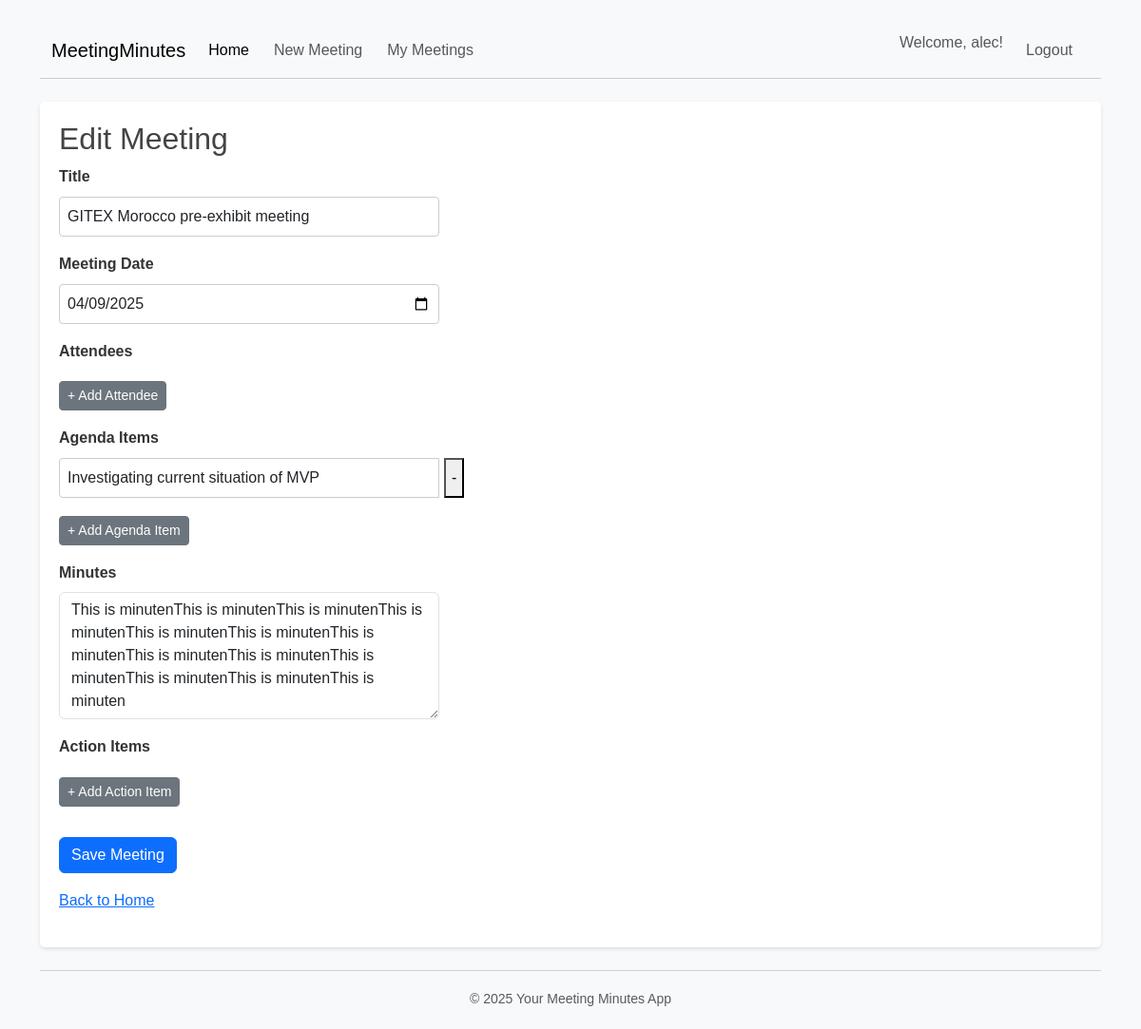
The app's page /meeting/3/edit (signed in), older data.
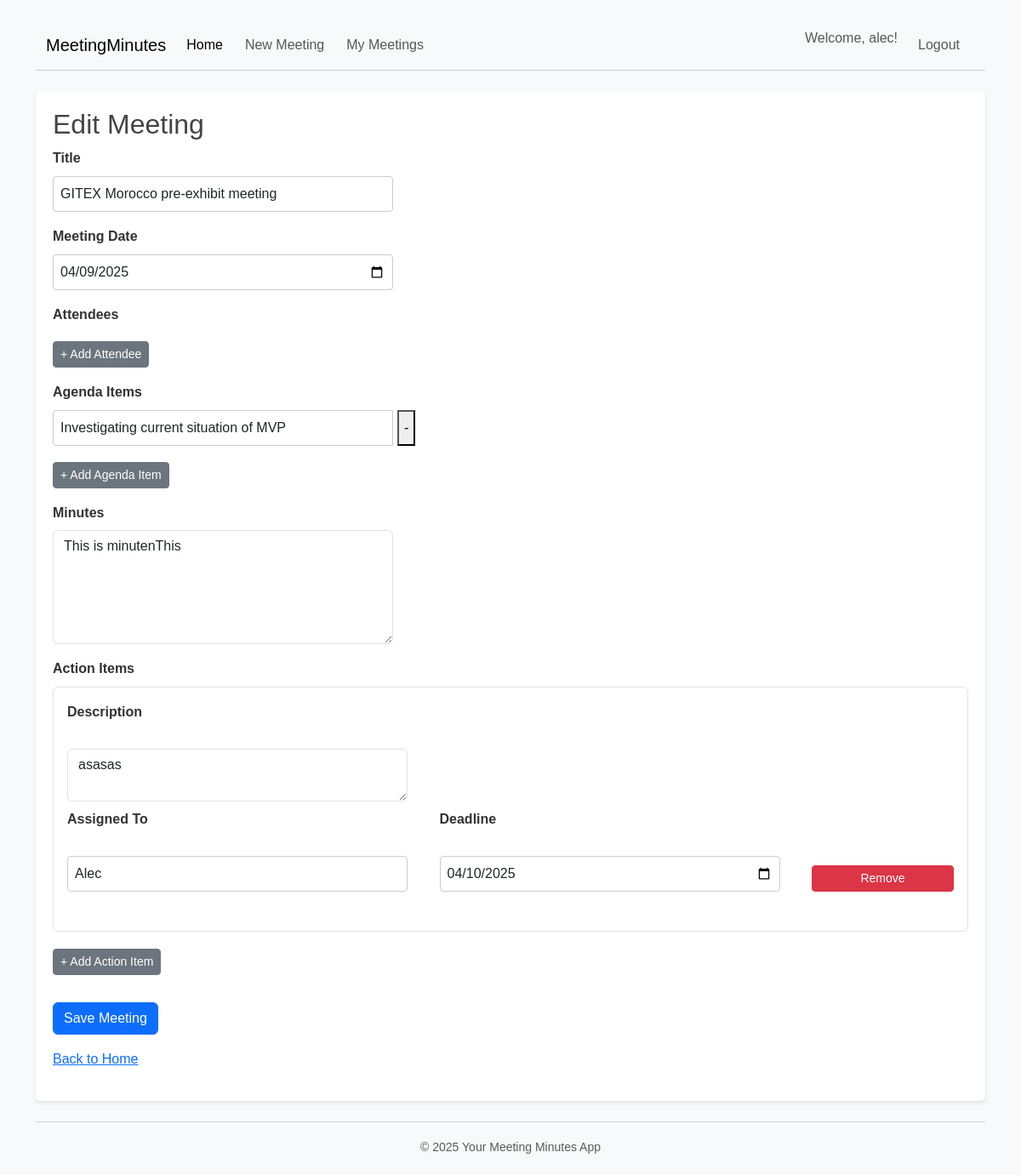
The same page, newer data.
### app.py (models this page shows, shortened)
class Meeting(db.Model):
    id = db.Column(db.Integer, primary_key=True)
    title = db.Column(db.String(100), nullable=False) # Meeting title, required
    meeting_date = db.Column(db.DateTime, nullable=False, default=datetime.datetime.utcnow)
    attendees = db.Column(db.Text, nullable=True) # Optional for now
    agenda = db.Column(db.Text, nullable=False) # Required
    minutes = db.Column(db.Text, nullable=True) # Optional
    action_items = db.Column(db.Text, nullable=True) # Optional
    date_posted = db.Column(db.DateTime, nullable=False, default=datetime.datetime.utcnow)
    user_id = db.Column(db.Integer, db.ForeignKey('user.id'), nullable=False)

### app.py (the view)
@app.route("/meeting/<int:meeting_id>/edit", methods=['GET', 'POST'])
@login_required
def edit_meeting(meeting_id):
    meeting = Meeting.query.get_or_404(meeting_id)
    if meeting.author != current_user:
        abort(403)
    form = MeetingForm()
    if form.validate_on_submit(): # Handle POST request
        agenda_list_from_form = form.agenda_items.data
        agenda_list_filtered = [item for item in agenda_list_from_form if isinstance(item, str) and item.strip()]
        agenda_json_string = json.dumps(agenda_list_filtered)
        attendees_list_from_form = form.attendees.data
        attendees_list_filtered = [item for item in attendees_list_from_form if isinstance(item, str) and item.strip()]
        attendees_json_string = json.dumps(attendees_list_filtered)
        action_items_data = form.action_items.data
        serializable_action_items = []
        for item in action_items_data:
            if isinstance(item.get('deadline'), datetime.date):
                item['deadline'] = item['deadline'].isoformat()
            serializable_action_items.append(item)
        action_items_json_string = json.dumps(serializable_action_items)
        meeting.title = form.title.data
        meeting.meeting_date = form.meeting_date.data
        meeting.attendees = attendees_json_string
        meeting.agenda = agenda_json_string
        meeting.minutes = form.minutes.data
        meeting.action_items = action_items_json_string
        db.session.commit()
        flash('Your meeting has been updated!', 'success')
        return redirect(url_for('meeting_detail', meeting_id=meeting.id))
    elif request.method == 'GET': # Handle GET request
        try:
            agenda_list = json.loads(meeting.agenda or '[]')
            if not isinstance(agenda_list, list): agenda_list = []
        except: agenda_list = []
        try:
            attendees_list = json.loads(meeting.attendees or '[]')
            if not isinstance(attendees_list, list): attendees_list = []
        except: attendees_list = []
        try:
            action_items_list = json.loads(meeting.action_items or '[]')
            if not isinstance(action_items_list, list): action_items_list = []
        except: action_items_list = []
        form.title.data = meeting.title
        form.meeting_date.data = meeting.meeting_date
        form.minutes.data = meeting.minutes
        print(f"FINAL CHECK [EDIT GET] - Passing action_items_list: {action_items_list}")
        return render_template('create_meeting.html', title='Edit Meeting', form=form, legend='Edit Meeting',
                               attendees_list=attendees_list,
                               agenda_list=agenda_list,
                               action_items_list=action_items_list) # Pass the list here
    return render_template('create_meeting.html', title='Edit Meeting', form=form, legend='Edit Meeting')

### app.py
class MeetingForm(FlaskForm):
    title = StringField('Title', validators=[DataRequired()])
    meeting_date = DateField('Meeting Date', format='%Y-%m-%d', validators=[DataRequired()])
    attendees = FieldList(StringField('Attendee'), min_entries=0, label='Attendees')
    agenda_items = FieldList(StringField('Agenda Item', validators=[DataRequired()]), min_entries=0, label='Agenda Items')
    minutes = TextAreaField('Minutes')
    action_items = FieldList(
        FormField(ActionItemForm), # Embed ActionItemForm using FormField
        min_entries=0,
        label='Action Items'
    )
    submit = SubmitField('Save Meeting')

### app.py (called while the page is built)
@login_manager.user_loader
def load_user(user_id):
    try:
        return User.query.get(int(user_id))
    except ValueError:
        return None
    except Exception as e:
        app.logger.error(f"Error loading user {user_id}: {e}")
        return None

### templates/create_meeting.html (shortened to what the changed rows need)
{% extends 'base.html' %}
{% block content %}
    <h2>{{ legend }}</h2>
    <form method="POST" action="">
        <fieldset>
            <div class="mb-3">
                <label for="{{ form.title.id }}" class="form-label">{{ form.title.label.text }}</label>
                {{ form.title(class="form-control", size=30) }}
            </div>
            <div class="mb-3">
                <label for="{{ form.meeting_date.id }}" class="form-label">{{ form.meeting_date.label.text }}</label>
                {{ form.meeting_date(class="form-control") }}
            </div>
             <div class="mb-3">
                <label for="{{ form.minutes.id }}" class="form-label">{{ form.minutes.label.text }}</label>
                {{ form.minutes(rows=5, class="form-control") }}
            </div>
            <div class="mb-3">
                <div id="action-items-container">
                    {% for item_data in action_items_list %}
                        <div class="action-item-group border p-3 mb-3 rounded">
                            <div class="mb-2">
                                <label for="action_items-{{ loop.index0 }}-description">Description</label><br>
                                <textarea name="action_items-{{ loop.index0 }}-description"
                                          id="action_items-{{ loop.index0 }}-description"
                                          class="form-control" rows="2">{{ item_data.get('description', '') }}</textarea>
                            </div>
                            <div class="row g-2 align-items-end">
                                <div class="col-md-5">
                                    <label for="action_items-{{ loop.index0 }}-assigned_to">Assigned To</label><br>
                                    <input type="text" name="action_items-{{ loop.index0 }}-assigned_to"
                                           id="action_items-{{ loop.index0 }}-assigned_to"
                                           value="{{ item_data.get('assigned_to', '') }}"
                                           class="form-control">
                               </div>
                                <div class="col-md-5">
                                     <label for="action_items-{{ loop.index0 }}-deadline">Deadline</label><br>
                                    <input type="date" name="action_items-{{ loop.index0 }}-deadline"
                                           id="action_items-{{ loop.index0 }}-deadline"
                                           value="{{ item_data.get('deadline', '') }}"
                                           class="form-control">
                               </div>
                                <div class="col-md-2">
                                    <button type="button" class="btn btn-danger btn-sm w-100 remove-action-item">Remove</button>
                                </div>
                            </div>
                        </div>
                    {% endfor %}
                </div>
            </div>
        </fieldset>
    </form>
{% endblock %}

Row changes from the older to the newer data that the page shows:
changed Meeting "GITEX Morocco pre-exhibit meeting": minutes "This is minutenThis is minutenThis is minutenThis is minutenThis is minutenThis is minutenThis is minutenThis is minutenThis is minutenThis is minutenThis is minutenThis is minutenThis is minuten" → "This is minutenThis"
Text that changed along with them:
new list line: "Description asasas Assigned To Alec Deadline 04/10/2025 Remove"
